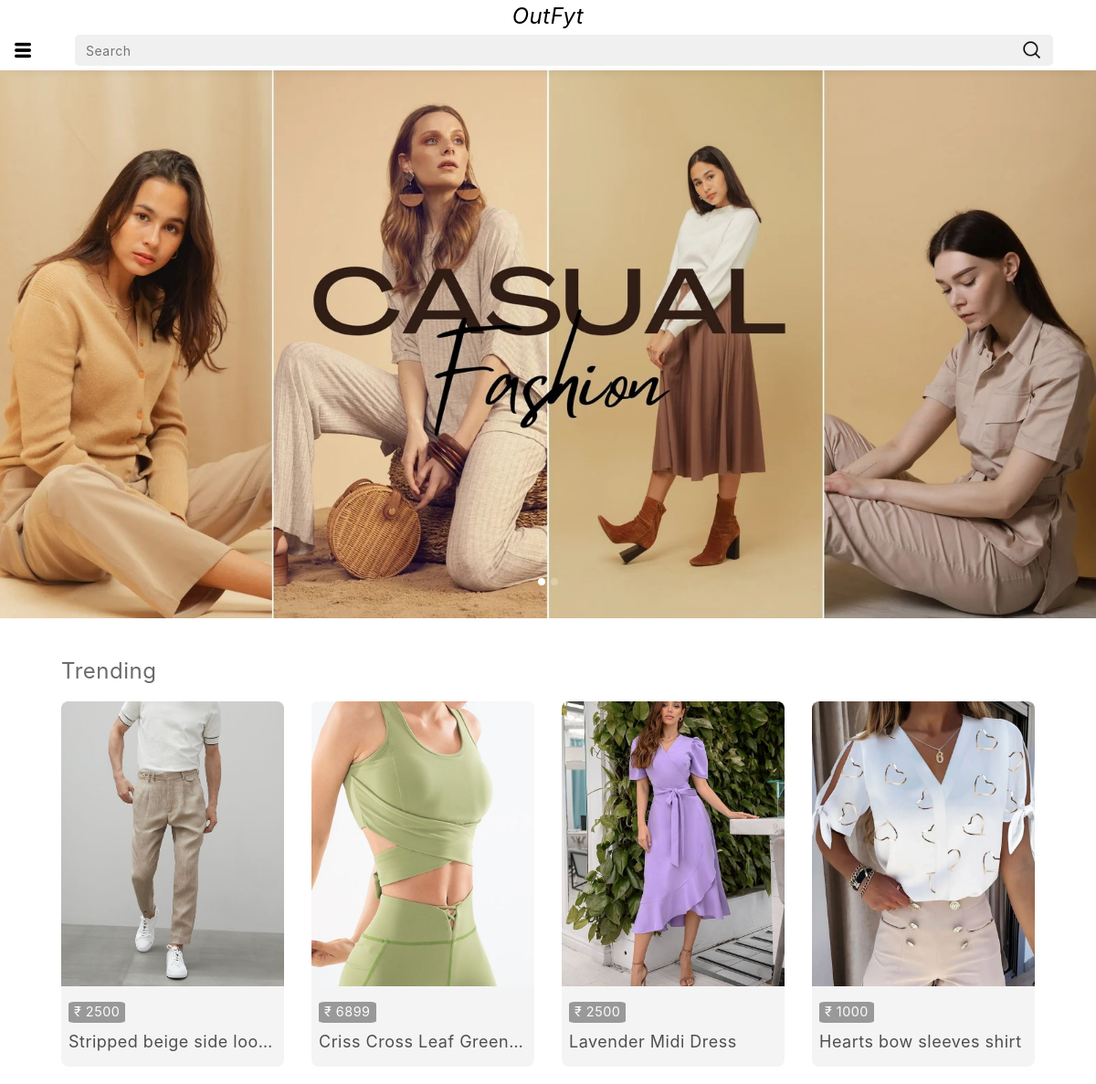
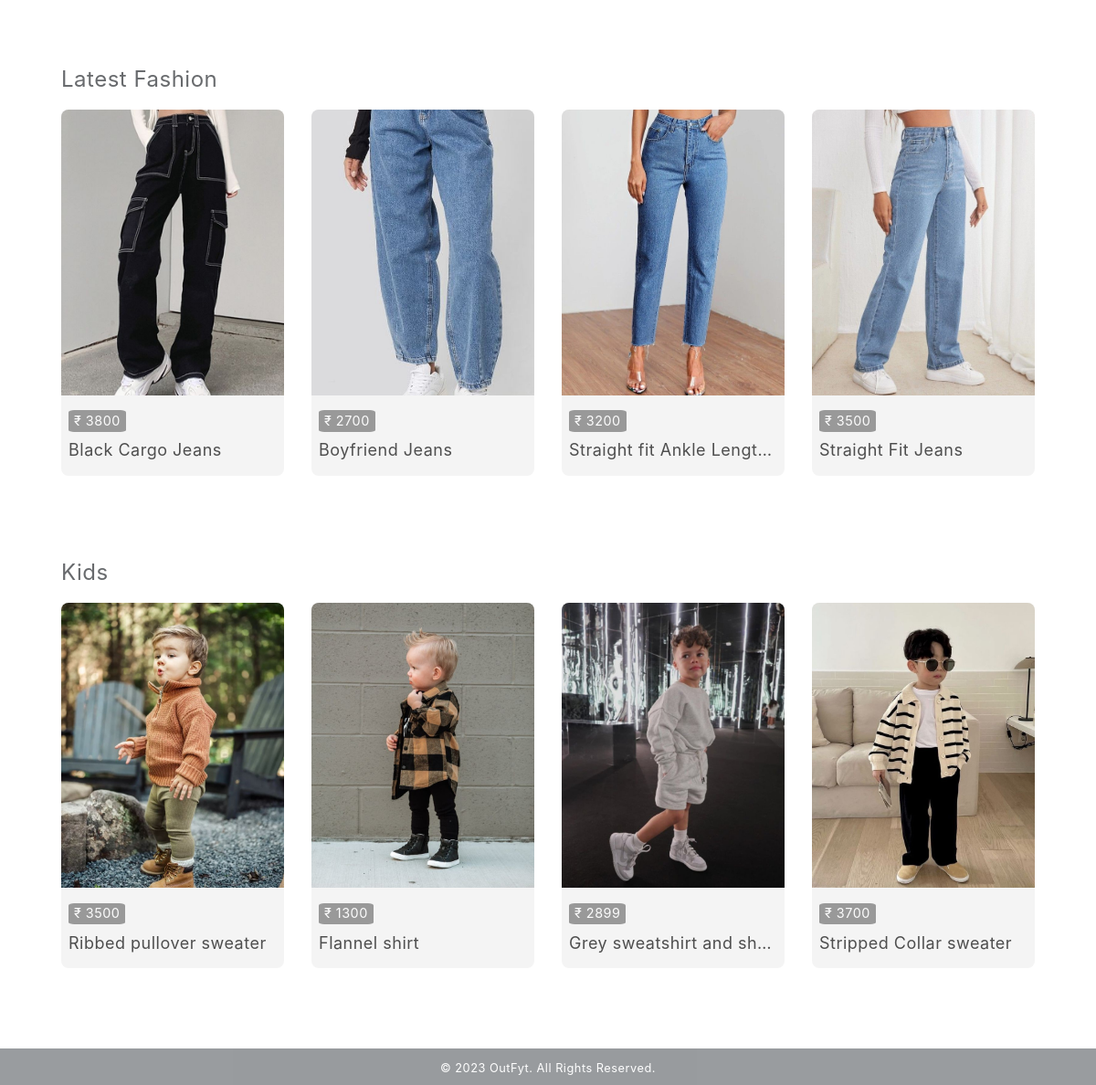
The page / on the database its author committed (2 pictures, top to bottom).
### app/models.py (models this page shows)
class Product(models.Model):
    title=models.CharField(max_length=100)
    selling_price=models.IntegerField()
    discounted_price=models.IntegerField()
    description=models.TextField()
    brand=models.CharField(max_length=100)
    category=models.CharField(choices=CATEGORY_CHOICES,max_length=3)
    product_image=models.ImageField(upload_to='productimg')

### app/views.py (the view)
# urls.py: path('', views.ProductView.as_view(), name="home"),
class ProductView(View):
    def get(self, request):
        totalitem = 0
        trending = Product.objects.filter(category='T')
        latest_fashion = Product.objects.filter(category='WT')|Product.objects.filter(category='WJ')
        kids = Product.objects.filter(category="KB")|Product.objects.filter(category='KG')
        if request.user.is_authenticated:
            totalitem = len(Cart.objects.filter(user=request.user))
        return render(request, 'app/home.html', {'trending':trending, 'latest_fashion':latest_fashion, 'kids':kids, 'totalitem':totalitem})

### app/templates/app/home.html (shortened to what this page needs)
{% extends 'app/base.html' %}
{% load static %}
{% block banner_slider %}
<div id="carouselExampleIndicators" class="carousel slide banner" data-ride="carousel">
  <ol class="carousel-indicators">
    <li data-target="#carouselExampleIndicators" data-slide-to="0" class="active"></li>
    <li data-target="#carouselExampleIndicators" data-slide-to="1"></li>
  </ol>
  <div class="carousel-inner">
    <div class="carousel-item active">
      <img
        class="d-block w-100"
        src="{% static 'app/images/banner/b1.jpg' %}"
        alt="First slide"
      />
    </div>
  </div>
  <a
    class="carousel-control-prev"
    href="#carouselExampleIndicators"
    data-slide="prev"
  ></a>
  <a
    class="carousel-control-next"
    href="#carouselExampleIndicators"
    data-slide="next"
  ></a>
</div>
{% endblock banner_slider %}
{% block main-content %}
<div class="row custom-slider-row">
  <div class="slider-head light">Trending</div>
  <div class="featured-carousel owl-carousel">
    {% for t in trending %}
    <a class="each-slide-item" href="{% url 'product-detail' t.id %}" class="btn">
      <div class="slide-item-img">
        <img src="{{t.product_image.url}}" alt="not found" />
      </div>
      <div class="slide-item-details">
        <div class="slide-item-price light">
          <span>&#8377;</span> {{t.discounted_price}}
        </div>
        <div class="slide-item-title light">{{t.title}}</div>
      </div>
    </a>
    {% endfor %}
  </div>
</div>
<div class="row custom-slider-row">
  <div class="slider-head light">Latest Fashion</div>
  <div class="featured-carousel owl-carousel">
    {% for t in latest_fashion %}
    <a class="each-slide-item" href="{% url 'product-detail' t.id %}" class="btn">
      <div class="slide-item-img">
        <img src="{{t.product_image.url}}" alt="not found" />
      </div>
      <div class="slide-item-details">
        <div class="slide-item-price light">
          <span>&#8377;</span> {{t.discounted_price}}
        </div>
        <div class="slide-item-title light">{{t.title}}</div>
      </div>
    </a>
    {% endfor %}
  </div>
</div>
<div class="row custom-slider-row">
  <div class="slider-head light">Kids</div>
  <div class="featured-carousel owl-carousel">
    {% for t in kids %}
    <a class="each-slide-item" href="{% url 'product-detail' t.id %}" class="btn">
      <div class="slide-item-img">
        <img src="{{t.product_image.url}}" alt="not found" />
      </div>
      <div class="slide-item-details">
        <div class="slide-item-price light">
          <span>&#8377;</span> {{t.discounted_price}}
        </div>
        <div class="slide-item-title light">{{t.title}}</div>
      </div>
    </a>
    {% endfor %}
  </div>
</div>
{% endblock main-content %}

### app/static/app/css/style.css (style rules this page uses)
* { user-select: none; letter-spacing: 0.5px; font-weight: 400; }
div > a { text-decoration: none; color: black; }
.carousel .carousel-indicators li { width: 8px; height: 8px; border-radius: 100%; }
.banner { margin-bottom: 40px; }
.row { width: 100%; }
.custom-slider-row { padding: 0px 40px 0px 70px; }
.slider-head { font-size: x-large; margin-bottom: 15px; }
.each-slide-item { display: flex; flex-direction: column; background-color: rgba(128, 128, 128, 0.091); aspect-ratio: 1/1.6; border-radius: 8px; justify-content: space-between; gap: 10px; }
.slide-item-img { border-top-left-radius: 8px; border-top-right-radius: 8px; height: 80%; }
.slide-item-img > img { border-top-left-radius: 8px; border-top-right-radius: 8px; object-fit: cover; height: 100%; width: 100%; }
.slide-item-details { height: 20%; display: flex; flex-direction: column; justify-content: space-evenly; padding: 0px 8px 8px 8px; }
.slide-item-price { font-size: 4vw; background-color: rgba(0, 0, 0, 0.548); width: max-content; color: white; padding: 0.05vw 1.3vw 0.1vw 1.3vw; border-radius: 10%; }
.slide-item-title { font-size: 5vw; color: black; width: 100%; overflow: hidden; white-space: nowrap; text-overflow: ellipsis; }
.mrp, .light { opacity: 0.68; }
@media (min-width: 400px) { .slide-item-price { font-size: 2.2vw; padding: 0.05vw 1vw 0.1vw 1vw; } }
@media (min-width: 400px) { .slide-item-title { font-size: 2.5vw; } }
@media (min-width: 600px) { .all-items > .each-slide-item > .slide-item-details > .slide-item-price-outer > .slide-item-price, .slide-item-price { font-size: 1.6vw; padding: 0.05vw 0.8vw 0.1vw 0.8vw; } }
@media (min-width: 600px) { .all-items > .each-slide-item > .slide-item-details > .slide-item-title, .slide-item-title { font-size: 1.8vw; } }
@media (min-width: 800px) { .custom-slider-row { margin-bottom: 5vh; } }
@media (min-width: 1000px) { .all-items > .each-slide-item > .slide-item-details > .slide-item-price-outer > .slide-item-price, .slide-item-price { font-size: 1.2vw; padding: 0.05vw 0.5vw 0.1vw 0.5vw; } }
@media (min-width: 1000px) { .all-items > .each-slide-item > .slide-item-details > .slide-item-title, .slide-item-title { font-size: 1.5vw; } }
.w-100 { font-weight: 100; }

### rows shown on the page
Product: product_image (picture), discounted_price "2500", title "Stripped beige side loo…"
Product: product_image (picture), discounted_price "6899", title "Criss Cross Leaf Green…"
Product: product_image (picture), discounted_price "2500", title "Lavender Midi Dress"
Product: product_image (picture), discounted_price "1000", title "Hearts bow sleeves shirt"
Product: title "Peach top and stripped…"
Product: product_image (picture), discounted_price "3800", title "Black Cargo Jeans"
Product: product_image (picture), discounted_price "2700", title "Boyfriend Jeans"
Product: product_image (picture), discounted_price "3200", title "Straight fit Ankle Lengt…"
Product: product_image (picture), discounted_price "3500", title "Straight Fit Jeans"
Product: product_image (picture), discounted_price "3500", title "Ribbed pullover sweater"
Product: product_image (picture), discounted_price "1300", title "Flannel shirt"
Product: product_image (picture), discounted_price "2899", title "Grey sweatshirt and sh…"
Product: product_image (picture), discounted_price "3700", title "Stripped Collar sweater"
